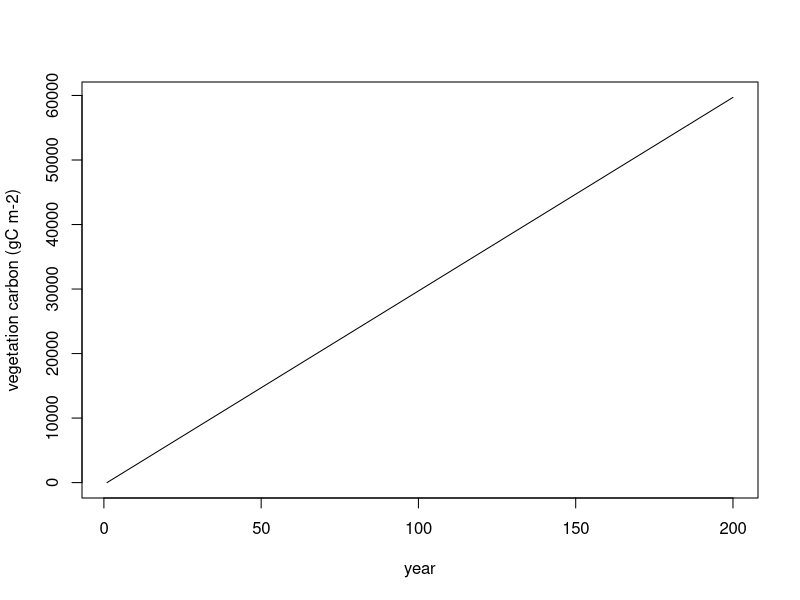
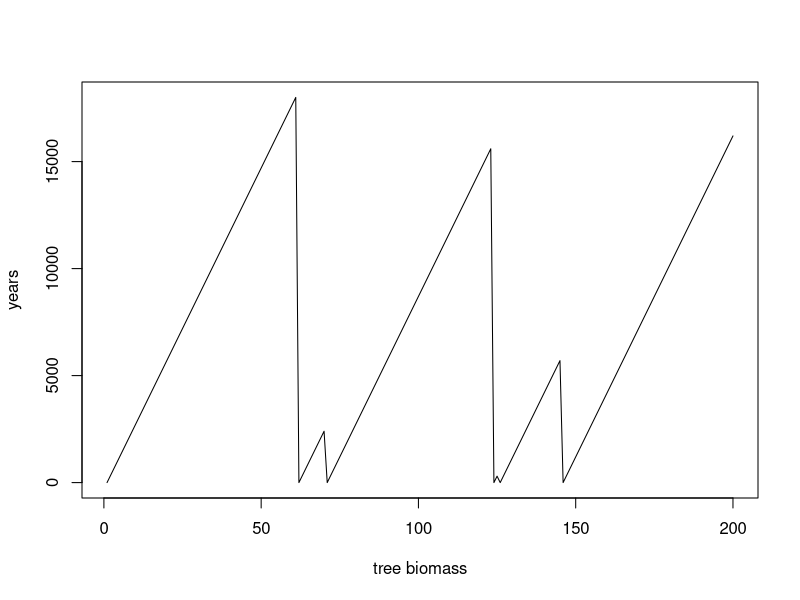

The R script that drew these images, in order:
## ---- chunk 1
a <- 2
b <- 3
c <- a + b
c
## ---- chunk 2
#Place your answer here
side1 <- 4
side2 <- 6
rect_area <- side1 * side2
rect_area

## ---- chunk 3
calc_rect_area <- function(a, b){
  area <- a * b
  return(area)
}
## ---- chunk 4
side1 <- 5
side2 <- 40
area <- calc_rect_area(a = side1, b = side2)
area
## ---- chunk 5
#Insert code for the answer to question 3 here
calc_circ_area <- function(r){
  circ_area <- pi*r^2
  return(circ_area)
}

## ---- chunk 6
a <- c(10, 11, 12, 13, 14, 15, 16, 17, 18, 19, 20)
a
## ---- chunk 7
?c
## ---- chunk 8
index <- 1
a[index]
a[1]
## ---- chunk 9
#the 3rd index of vector a is 12
a[3]

## ---- chunk 10
a <- array(0, dim = 10)
b <- array(0, dim = c(10, 20))
a
b
## ---- chunk 11
b[4, 5] <- 10
b
## ---- chunk 12
b[7, 5] <- 100
b

## ---- chunk 13
loop_length <- 10
sequence <- seq(1, loop_length, by = 1)
for(i in sequence){
  print("Pass through loop")
  print(i)
}
## ---- chunk 14
b[2, 1] <- 6
b[2, 2] <- 6
b[2, 3] <- 6
b[2, 4] <- 6
b[2, 5] <- 6
b[2, 6] <- 6
b[2, 7] <- 6
b[2, 8] <- 6
b[2, 9] <- 6
b[2, 10] <- 6
## ---- chunk 15
i <- 1
b[2, i] <- 6
i <- 2
b[2, i] <- 6
i <- 3
b[2, i] <- 6
i <- 4
b[2, i] <- 6
i <- 5
b[2, i] <- 6
i <- 6
b[2, i] <- 6
i <- 7
b[2, i] <- 6
i <- 8
b[2, i] <- 6
i <- 9
b[2, i] <- 6
i <- 10
b[2, i] <- 6
## ---- chunk 16
#insert answer to question 8 here

sequence <- seq(1, 20, by = 1)
for(i in sequence){
  b[2, i]<- 7
}
b
## ---- chunk 17
1:loop_length
## ---- chunk 18
loop_length <- 10
for(i in 1:loop_length){
  print("Pass through loop")
  print(i)
}

## ---- chunk 19
npp <- 300
## ---- chunk 20
simulation_years <- 200
## ---- chunk 21
veg <- array(data = NA, dim = c(simulation_years))
## ---- chunk 22
veg[1] <- 1
## ---- chunk 23
for(i in 2:simulation_years){
  veg[i] <- veg[i - 1] + npp
}
## ---- chunk 24
veg
#based on the input (300 g C m-2) the values are what I expected. 
## ---- chunk 25
#Create a vector of simulation years to use as the x-axis where the `by` argument is 1 because we want a value for each year.
years <- seq(from = 1, to = simulation_years, by = 1)
plot(x = years, y = veg, type = "l", xlab = "year", ylab = "vegetation carbon (gC m-2)")
## ---- chunk 26
print_text <- TRUE

if(print_text){
    print("Ecosystem Dynamics is the best ever!")
} 
## ---- chunk 27
print_text = FALSE

if(print_text){
  print("Ecosystem Dynamics is the best ever!")
}
## ---- chunk 28
a <- 1
b <- 2
if(a < b){
  print("a is less than b")
}

if(a < 10){
  print("a is less than 10")
}
## ---- chunk 29
if(a < b){
  print("a is less than b")
}else{
  print("b is less than a")
}
## ---- chunk 30
?runif
## ---- chunk 31
lower <- 0
upper <- 1

rvar <- runif(n = 1, min = lower, max = upper)
rvar
## ---- chunk 32
npp <- 300
mortality <- 0.02
## ---- chunk 33
simulation_years <- 200
veg <- array(NA, dim = c(simulation_years))
veg[1] <- 0
## ---- chunk 34
for(i in 2:simulation_years){
  veg[i] <- veg[i - 1] + npp
  rvar <- runif(n = 1, min = 0, max = 1)
  if(rvar < mortality){  
    veg[i] <-  0
  }
}
## ---- chunk 35
#Insert code for the answer to question 13 here
years <- seq(1:simulation_years)
plot(x = years, y = veg, type = "l", xlab = "tree biomass", ylab = "years")
